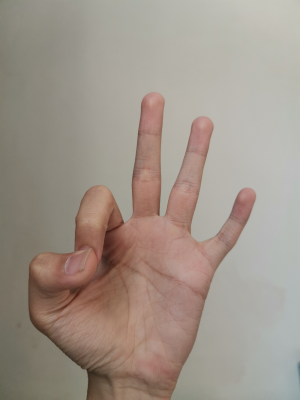
%> input picture hls/4pic.png, 300 x 400 px
$ octave unpack_RGB.m   (GNU Octave 9; MATLAB toolbox functions it lacks are replaced by stand-ins)
%> lines starting %> are read from the running program, lines starting %| are printed output that depends on the picture
clear,clc;
im=imread('D:\sys\FPGAprojects\CourseDesign\1HLS_C\bdaxiTry6_5\bdaxiTry4\bdaxiTry4\4pic.png') ;  %文件路径
%> im is the input picture: size 400x300x3 uint8; mean R, G, B 159.8, 148.4, 137.9
length=300*400;
R=im(:,:,1);       % R通道
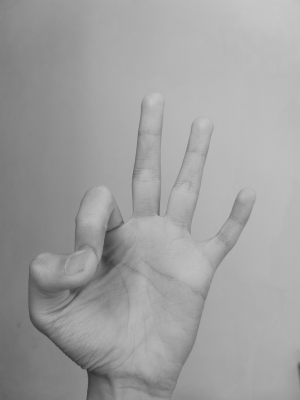
%> R: size 400x300 uint8; min 50, max 199, mean 159.8
R=reshape(R,1,length);
G=im(:,:,2);       % G通道
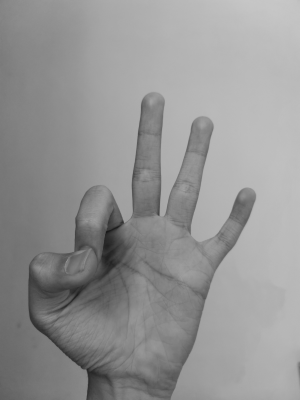
%> G: size 400x300 uint8; min 24, max 200, mean 148.4
G=reshape(G,1,length);
B=im(:,:,3);      % B通道
B=reshape(B,1,length);
fid = fopen('save_data.txt','w');

for i=1:length
    fprintf(fid,'%d',B(i));
    if i~=length
        fprintf(fid,',');
    end
end
fprintf(fid,'\r\n');
for i=1:length
    fprintf(fid,'%d',G(i));
    if i~=length
        fprintf(fid,',');
    end
end
fprintf(fid,'\r\n');
for i=1:length
    fprintf(fid,'%d',R(i));
    if i~=length
        fprintf(fid,',');
    end
end
fprintf(fid,'\r\n');
fclose(fid);

$ run again, with hls/3pic.png copied over hls/4pic.png
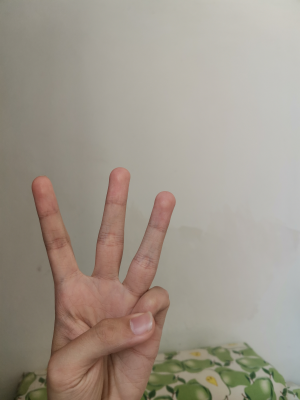
%> input picture hls/3pic.png, 300 x 400 px
%> im is the input picture: size 400x300x3 uint8; mean R, G, B 159.5, 150.7, 139.3
%> `R=im(:,:,1);`:
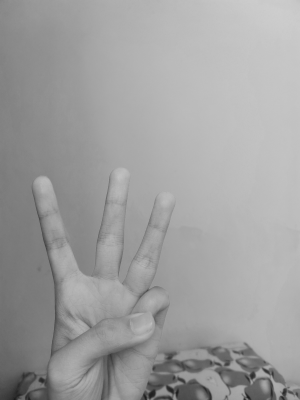
%> R: size 400x300 uint8; min 26, max 206, mean 159.5
%> `B=im(:,:,3);`:
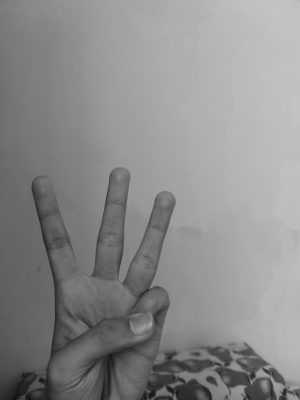
%> B: size 400x300 uint8; min 9, max 196, mean 139.3
